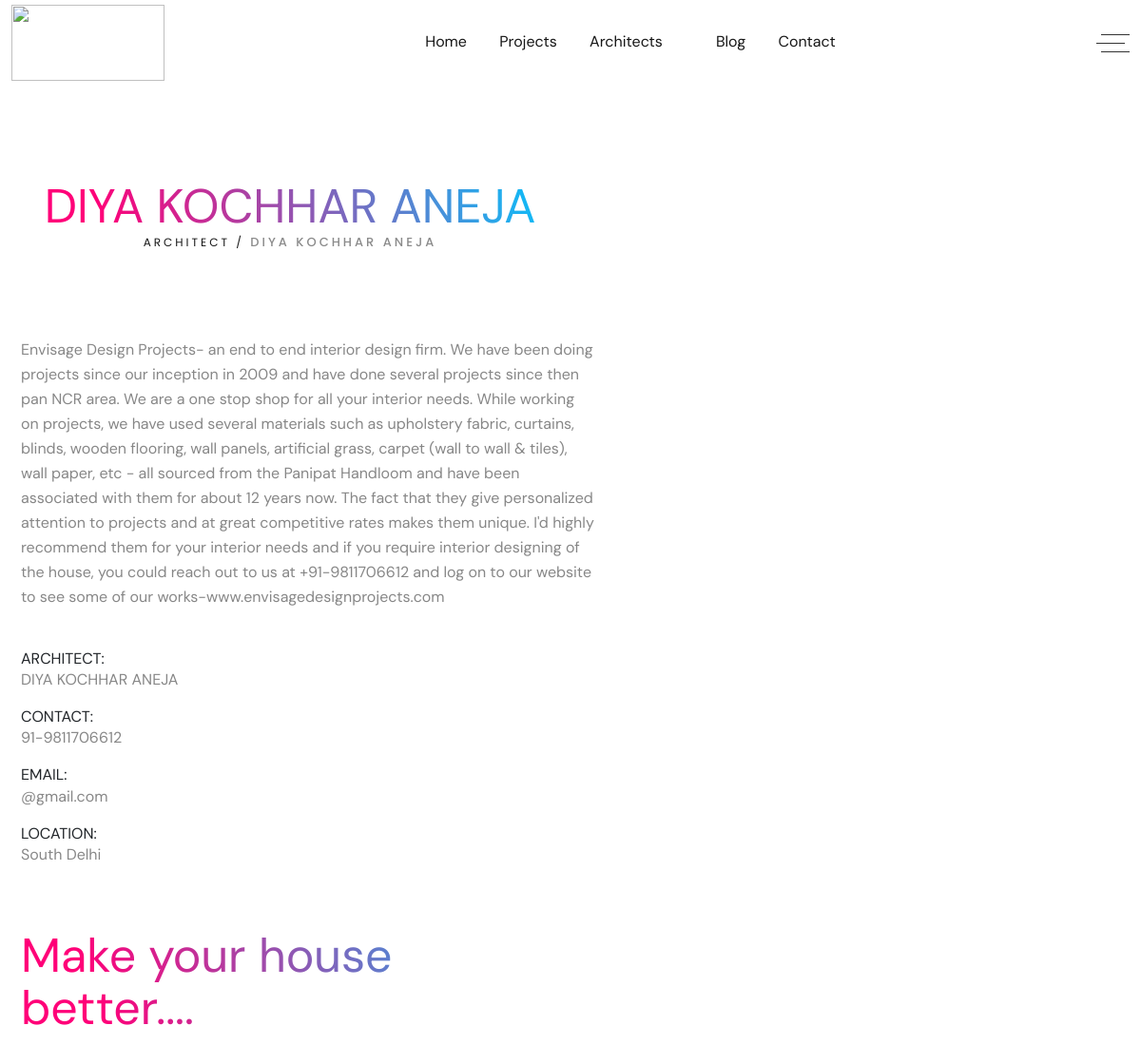
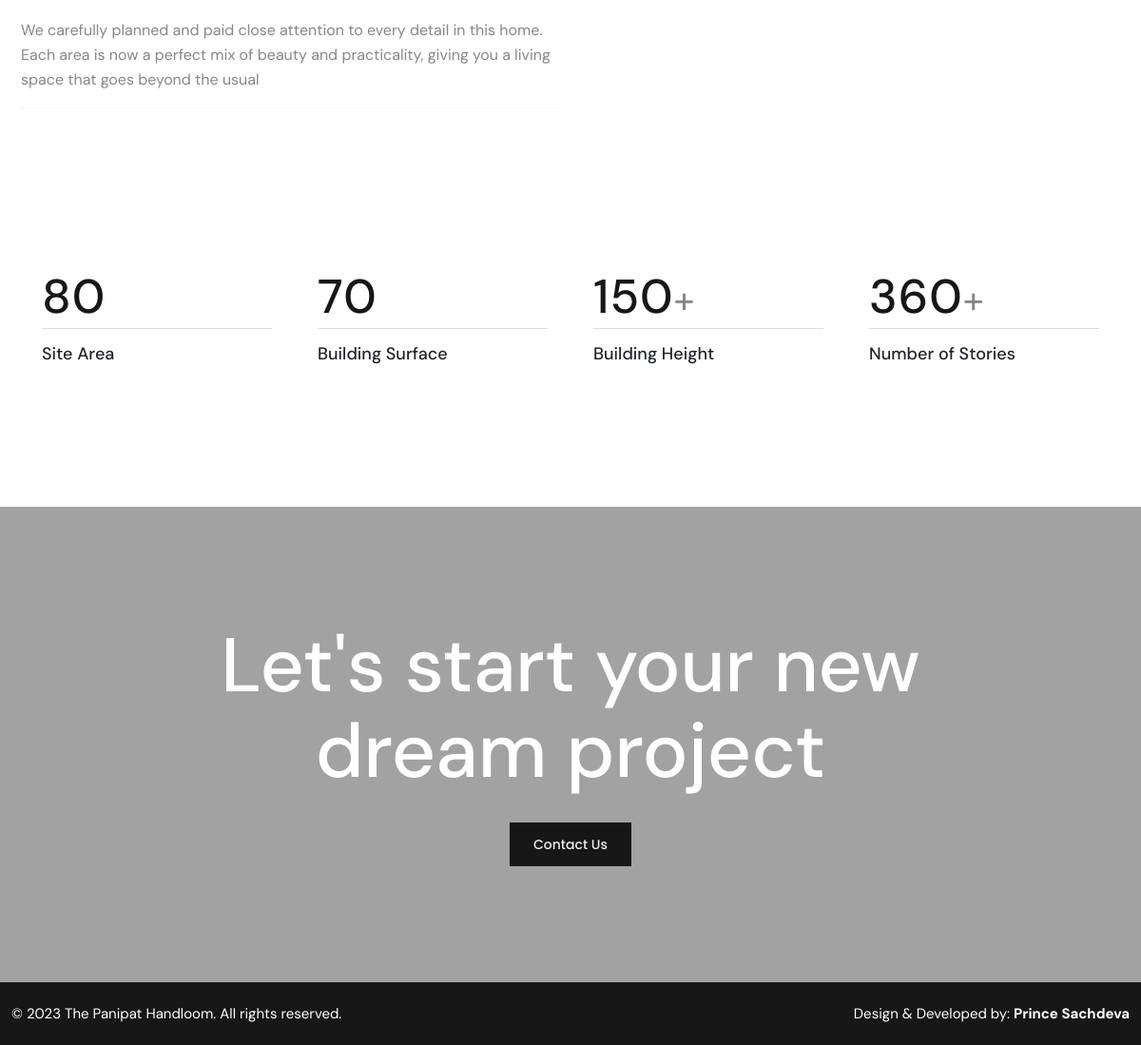
The page /architectures/DIYA KOCHHAR ANEJA/ on the database its author committed (2 pictures, top to bottom).
### core/models.py (models this page shows, shortened)
class Architecture(models.Model):
    aid = ShortUUIDField(unique=True, max_length=30, prefix="arch", alphabet="abcdefgh12345")
    user = models.ForeignKey(User, on_delete=models.SET_NULL, null=True)
    name = models.CharField(max_length=100, default="CJS BHATIA...")
    contact = models.CharField(max_length=100, default="+91-")
    email = models.CharField(max_length=100, default="@gmail.com")
    address = models.CharField(max_length=100, default="South Delhi...")
    description = models.TextField(null=True, blank=True, default="about yourself...")
    instagram = models.CharField(max_length=100, default="@instagram.com")
    facebook = models.CharField(max_length=100, default="@facebook.com")
    linkedin = models.CharField(max_length=100, default="@linkedin.com")
    twitter = models.CharField(max_length=100, default="@twitter.com")
    meta_description = models.CharField(max_length=100)
    meta_title = models.CharField(max_length=100)
    meta_tag = models.CharField(max_length=100)
    featured = models.BooleanField(default=False)
    sku = ShortUUIDField(unique=True, max_length=50, prefix="sku", alphabet="12345678900")
    date = models.DateTimeField(auto_now_add=True)
    updated = models.DateTimeField(null=True)
    image = models.ImageField(upload_to=user_directory_path, default="architecture.jpg")
    class Meta:
        verbose_name_plural = "Architecture"

### core/views.py (the view)
# urls.py: path("architectures/<name>/", arch_name, name="arch_name"),
def arch_name(request, name):
    architecture = get_object_or_404(Architecture, name=name)
    arch_images = ArchitectureImages.objects.filter(architecture=architecture)
    context = {
        "architecture": architecture,
        "arch_images": arch_images,
    }
    return render(request, "arch/portfolio-details.html", context)

### core/context_processor.py (called while the page is built)
def default(request):
    product = Main_category.objects.all()
    return {
        'main_cat': product,
    }

### templates/arch/portfolio-details.html (shortened to what this page needs)
{% load static %}
<!DOCTYPE html>
<html lang="en">
<head>
    <link href="{% static "arch/assets/css/bootstrap.min.css" %}" rel="stylesheet">
    <link href="{% static "arch/assets/css/line-awesome.min.css" %}" rel="stylesheet">
    <link href="{% static "arch/assets/css/fontAwesomePro.css" %}" rel="stylesheet">
    <link href="{% static "arch/assets/css/animate.css" %}" rel="stylesheet">
    <link href="{% static "arch/assets/css/barfiller.css" %}" rel="stylesheet">
    <link href="{% static "arch/assets/css/magnific-popup.css" %}" rel="stylesheet">
    <link href="{% static "arch/assets/css/flaticon.css" %}" rel="stylesheet">
    <link href="{% static "arch/assets/css/owl.carousel.css" %}" rel="stylesheet">
    <link href="{% static "arch/assets/css/slick.css" %}" rel="stylesheet">
    <link href="{% static "arch/assets/css/nice-select.css" %}" rel="stylesheet">
    <link href="{% static "arch/assets/css/backToTop.css" %}" rel="stylesheet">
    <link href="{% static "arch/assets/css/metismenu.css" %}" rel="stylesheet">
    <link href="{% static "arch/assets/css/style.css" %}" rel="stylesheet">
    <link href="{% static "assets/css/responsive.css" %}" rel="stylesheet">
</head>
<body>
    <div id="header-sticky" class="header-area">
        <div class="navigation">
            <div class="container">
                <div class="header-inner-box">
                    <a href="/" class="logo"> <img src="{% static 'wp-content/themes/minimog-child-demo/assets/demos/megamog/tph.png' %}" alt="" width="161"
					height="80"> </a>
                    <div class="main-menu d-none d-lg-block">
                        <ul>
                            <li><a href="/architectures">Home</a>
                            </li>
                            <li><a href="#projects">Projects</a>
                            </li>
                            <li><a href="#">Architects <i class="las la-angle-down"></i></a>
                            </li>
                            <li><a href="#blog">Blog</a>
                            </li>
                            <li><a href="#contact">Contact</a></li>
                        </ul>
                    </div>
                    <div class="header-btn">
                        <div class="menu-trigger">
                            <span class="lines"></span>
                            <span class="lines"></span>
                            <span class="lines"></span>
                        </div>
                    </div>
                </div>
            </div>
        </div>
    </div>
<div class="single-project-section section-padding pb-60">
    <div class="container">
        <div class="row pb-0">
            <div class="col-xl-6 col-lg-6 text-center">
                <div class="section-title">
                    <h1 class="gradient-text">{{architecture.name}}</h1>
                    <h6><a href="/architectures">Architect /</a> {{architecture.name}}</h6>
                </div>
            </div>
        </div>
        <div class="row">
            <div class="project-details-wrapper">
                <div class="row mt-60">
                    <div class="col-xl-7">
                        <div class="project-details">
                            <p>{{architecture.description}}</p> <br>
                        </div>
                        <div class="project-info-wrap">
                            <div class="project-info">
                                <h6>Architect:</h6>
                                <p>{{architecture.name}}</p>
                            </div>
                            <div class="project-info">
                                <h6>Contact:</h6>
                                <p>{{architecture.contact}}</p>
                            </div>
                            <div class="project-info">
                                <h6>Email:</h6>
                                <p>{{architecture.email}}</p>
                            </div>
                            <div class="project-info">
                                <h6>Location:</h6>
                                <p>{{architecture.address}}</p>
                            </div>
                        </div>
                    </div>
                    <div class="col-xl-5">
                    </div>
                </div>
                <div class="row pt-50">
                    <div class="col-xl-6 col-lg-6">
                        <div class="section-title">
                            <h1 class="gradient-text">Make your house better....</h1>
                        </div>
                        <p>We carefully planned and paid close attention to every detail in this home. Each area is now a perfect mix of beauty and practicality, giving you a living space that goes beyond the usual</p>
                        <hr>
                    </div>
                </div>
                <div class="project-details-img">
                    <div class="row mt-0">
                        {% for arch_img in arch_images %}
                        <div class="col-xl-6">
                        </div>
                        {% endfor %}
                    </div>
                </div>
                <div class="counter-section section-padding pt-60 pb-30 phone-hid">
                    <div class="container">
                        <div class="row gx-5">
                            <div class="col-lg-3 col-md-6 col-sm-6">
                                <div class="single-counter-box">
                                    <p class="counter-number"><span>80</span></p>
                                    <h6>Site Area</h6>
                                </div>
                            </div>
                            <div class="col-lg-3 col-md-6 col-sm-6">
                                <div class="single-counter-box">
                                    <p class="counter-number"><span>70</span></p>
                                    <h6>Building Surface</h6>
                                </div>
                            </div>
                            <div class="col-lg-3 col-md-6 col-sm-6">
                                <div class="single-counter-box">
                                    <p class="counter-number"><span>150</span>+</p>
                                    <h6>Building Height</h6>
                                </div>
                            </div>
                            <div class="col-lg-3 col-md-6 col-sm-6">
                                <div class="single-counter-box">
                                    <p class="counter-number"><span>360</span>+</p>
                                    <h6>Number of Stories</h6>
                                </div>
                            </div>
                        </div>
                    </div>
                </div>
            </div>
        </div>
    </div>
</div>
<div class="cta-area d-flex align-items-center bg-cover" data-background="{% static "arch/assets/img/cta-bg.jpg" %}">
    <div class="overlay"></div>
    <div class="container">
        <div class="row justify-content-center">
            <div class="col-xl-10 text-center">
                <div class="section-title">
                    <h2 class="text-white">Let's start your new <br> dream project</h2>
                </div>
                <a href="/architectures#contact" class="theme-btn">Contact Us</a>
            </div>
        </div>
    </div>
</div>
    <div class="footer-bottom">
        <div class="container">
            <div class="row justify-content-center align-items-center justify-content-center">
                <div class="col-lg-6 col-md-6 col-sm-12">
                    <p class="copyright-line">© 2023 The Panipat Handloom. All rights reserved.</p>
                </div>
                <div class="col-lg-6 col-md-6 col-sm-12">
                    <p class="privacy">Design & Developed by: <b>Prince Sachdeva</b></p>
                </div>
            </div>
        </div>
    </div>
</body>
</html>

### static/arch/assets/css/barfiller.css (style rules this page uses)
body { font-family: Arial; background: #eee; }

### templates/arch/portfolio-details.html (style rules this page uses)
.gradient-text { background: -webkit-linear-gradient(20deg, rgba(255, 0, 120, 1) 15%, rgba(0, 199, 255, 1) 100%); -webkit-background-clip: text; color: transparent; }

### rows shown on the page
Architecture: name "DIYA KOCHHAR ANEJA", description "Envisage Design Projects- an end to end interior design firm. We have been doing projects since our inception in 2009 and have done several projects since then pan NCR area. We are a one stop shop for all your interior needs. While working on projects, we have used several materials such as upholstery fabric, curtains, blinds, wooden flooring, wall panels, artificial grass, carpet (wall to wall & tiles), wall paper, etc - all sourced from the Panipat Handloom and have been associated with them for about 12 years now. The fact that they give personalized attention to projects and at great competitive rates makes them unique. I'd highly recommend them for your interior needs and if you…", contact "91-9811706612", email "@gmail.com", address "South Delhi"
